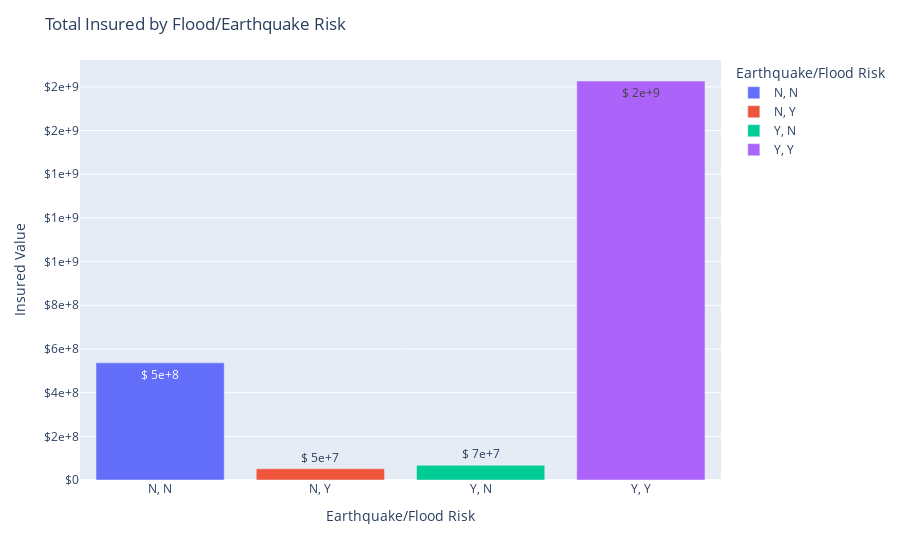

Write notebook code for a chart like this one.
### Markdown cell above
# Explore Total Insured Policy Value by Natural Risks

### Code cell
fig = px.bar(upskill_df.groupby(['Earthquake/Flood Risk'])['Insured Value'].sum().reset_index(), 
                 x='Earthquake/Flood Risk', 
                 y='Insured Value',
                 text='Insured Value',
                 color='Earthquake/Flood Risk',
            )
         
fig.update_traces(texttemplate='$%{text:5,.0}', textposition='auto',)
fig.update_yaxes(tickformat='$5,.0')

fig.update_layout(title='Total Insured by Flood/Earthquake Risk',
                 #legend_orientation='h'
                 )
fig.show()

### Figure 1 — Plotly figure (JSON) as saved in the notebook; plotly's stock layout.template omitted (floating-point values rounded to 4 significant figures)
{"data": [{"alignmentgroup": "True", "hovertemplate": "Earthquake/Flood Risk=%{x}<br>Insured Value=%{text}<extra></extra>", "legendgroup": "N, N", "marker": {"color": "#636efa"}, "name": "N, N", "offsetgroup": "N, N", "orientation": "v", "showlegend": true, "text": [536468502], "textposition": "auto", "texttemplate": "$%{text:5,.0}", "type": "bar", "x": ["N, N"], "xaxis": "x", "y": [536468502], "yaxis": "y"}, {"alignmentgroup": "True", "hovertemplate": "Earthquake/Flood Risk=%{x}<br>Insured Value=%{text}<extra></extra>", "legendgroup": "N, Y", "marker": {"color": "#EF553B"}, "name": "N, Y", "offsetgroup": "N, Y", "orientation": "v", "showlegend": true, "text": [51437890], "textposition": "auto", "texttemplate": "$%{text:5,.0}", "type": "bar", "x": ["N, Y"], "xaxis": "x", "y": [51437890], "yaxis": "y"}, {"alignmentgroup": "True", "hovertemplate": "Earthquake/Flood Risk=%{x}<br>Insured Value=%{text}<extra></extra>", "legendgroup": "Y, N", "marker": {"color": "#00cc96"}, "name": "Y, N", "offsetgroup": "Y, N", "orientation": "v", "showlegend": true, "text": [67340647], "textposition": "auto", "texttemplate": "$%{text:5,.0}", "type": "bar", "x": ["Y, N"], "xaxis": "x", "y": [67340647], "yaxis": "y"}, {"alignmentgroup": "True", "hovertemplate": "Earthquake/Flood Risk=%{x}<br>Insured Value=%{text}<extra></extra>", "legendgroup": "Y, Y", "marker": {"color": "#ab63fa"}, "name": "Y, Y", "offsetgroup": "Y, Y", "orientation": "v", "showlegend": true, "text": [1826958442], "textposition": "auto", "texttemplate": "$%{text:5,.0}", "type": "bar", "x": ["Y, Y"], "xaxis": "x", "y": [1826958442], "yaxis": "y"}], "layout": {"barmode": "relative", "legend": {"title": {"text": "Earthquake/Flood Risk"}, "tracegroupgap": 0}, "margin": {"t": 60}, "title": {"text": "Total Insured by Flood/Earthquake Risk"}, "xaxis": {"anchor": "y", "categoryarray": ["N, N", "N, Y", "Y, N", "Y, Y"], "categoryorder": "array", "domain": [0, 1], "title": {"text": "Earthquake/Flood Risk"}}, "yaxis": {"anchor": "x", "domain": [0, 1], "tickformat": "$5,.0", "title": {"text": "Insured Value"}}}}
